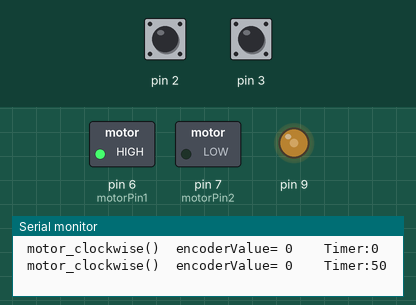
Simulated run of this sketch. Board: Arduino Uno, built with avr-gcc and run on an emulated ATmega328P. Parts: switched loads named in the sketch (green lamp = pin HIGH), output pins drawn as LEDs (lit = HIGH), the last lines printed to the serial monitor. The inputs (shaded band) are chosen by the test bench; at power-on: pin 2 HIGH, pin 3 HIGH.

Above: at 0.1 s.
At 1.1 s:
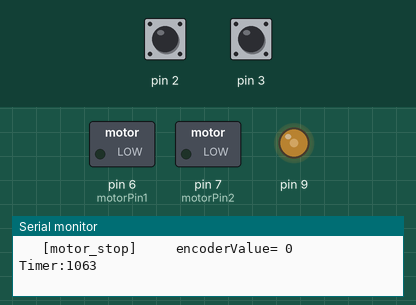
Timing chart, 0 to 2.6 s (numbered marks = the images above):
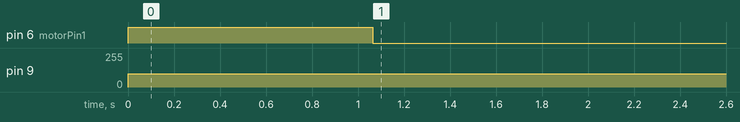

The sketch:

DCmotor03.ino
```cpp
//Uno board
//pin 2 interrupt

int motorPin1 = 6;
int motorPin2 = 7;

int encoderValue = 0;
int encoderValueTarget = -1000;
int cnt=0;
long int Timer=0;
long int InitTimer=0;
long int TimerR=0;
long int TargetTimer=1000;
void setup()
{
  Serial.begin(115200);
  pinMode(motorPin1, OUTPUT);
  pinMode(motorPin2, OUTPUT);
  pinMode(2, INPUT_PULLUP);
  pinMode(3, INPUT_PULLUP);
  attachInterrupt(digitalPinToInterrupt(2), Encoder_subroutine, FALLING);
  attachInterrupt(digitalPinToInterrupt(3), Encoder_subroutine, FALLING);
// ++++  PWM motor speed control
  pinMode(9,OUTPUT);
}

void loop()
{
  InitTimer=millis();
  while (encoderValueTarget < encoderValue && Timer<TargetTimer) {
    motor_clockwise();
// ++++ PWM motor control
    analogWrite(9,100);
    TimerR=millis();
    Timer = TimerR-InitTimer;
    Serial.print(" motor_clockwise() ");
    Serial.print(" encoderValue= ");
    Serial.print(encoderValue);
    Serial.print("    ");
    Serial.print("Timer:");
    Serial.println(Timer);
    delay(50);
  }
  Serial.print("   [motor_stop]    ");
  Serial.print(" encoderValue= ");
  Serial.print(encoderValue);
  Timer=millis();
  Serial.print("    ");
  Serial.print("Timer:");
  Serial.println(Timer);
  while (1) {
    motor_stop();
  }

}
void Encoder_subroutine() {
  //check the voltage of another encoder pin
  if (digitalRead(2)) {
    encoderValue--;
  }
  else if (digitalRead(3)) {
    encoderValue++;
  }
}

void motor_clockwise() {
  digitalWrite(motorPin1, 1);
  digitalWrite(motorPin2, 0);
}
void motor_counterclockwise() {
  digitalWrite(motorPin1, 0);
  digitalWrite(motorPin2, 1);
}
void motor_stop() {
  digitalWrite(motorPin1, 0);
  digitalWrite(motorPin2, 0);
}
```

Measured:
- by itself, pin 6 (motorPin1): LOW → HIGH at 0.00 s, → LOW 1.1 s later
- by itself, pin 9: 0/255 → 100/255 at 0.00 s
